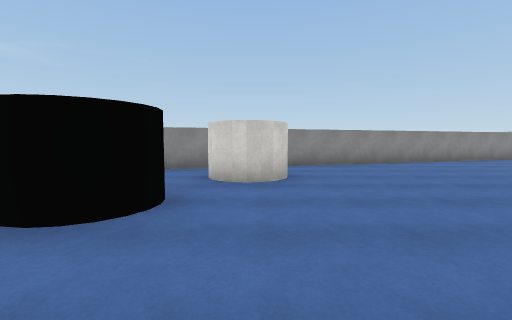
view 1 (above)

18 first-person views from a walk through a 3-D level made in the Unity game engine. The camera is 1.3 m above the floor, tilts 4° down and sees 90° across. Doors are open. The floor is counted in squares, 2 m on a side. Each view is taken from the middle of a square. On the plan, view 1 faces up. The plan holds only what a view shows up to about 9 squares ahead; the rest is blank. The place goes on beyond the plan. Surface patterns are stand-ins for the level's own textures.

view 2
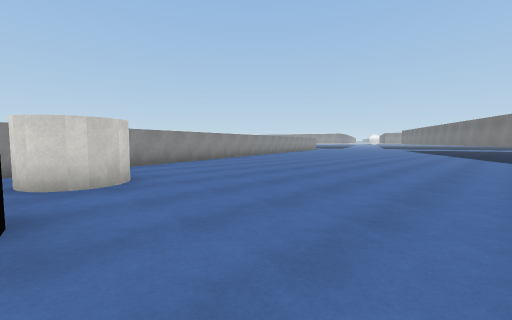

view 3
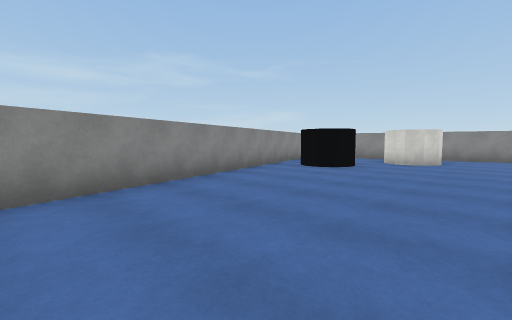

view 4
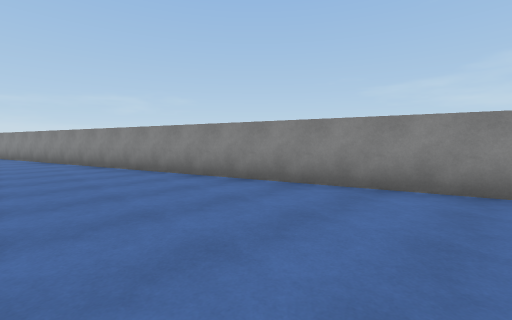

view 5
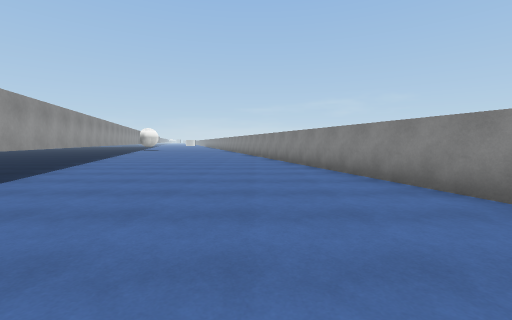

view 6
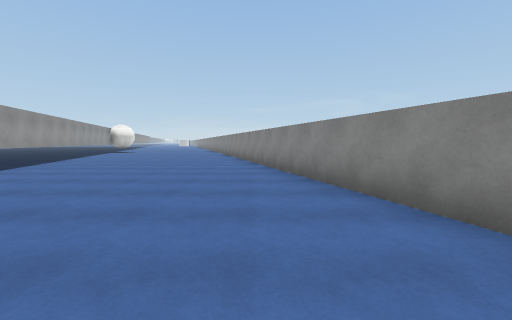

view 7
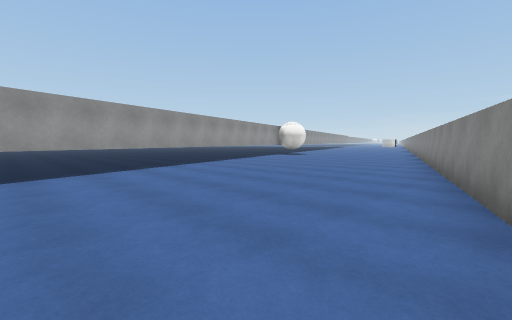

view 8
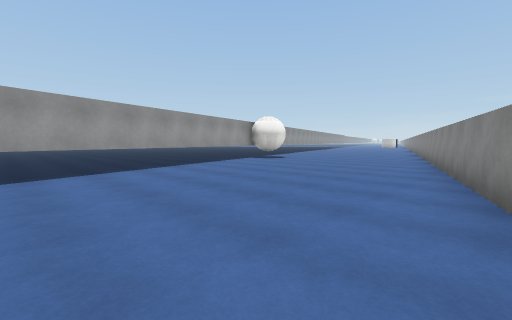

view 9
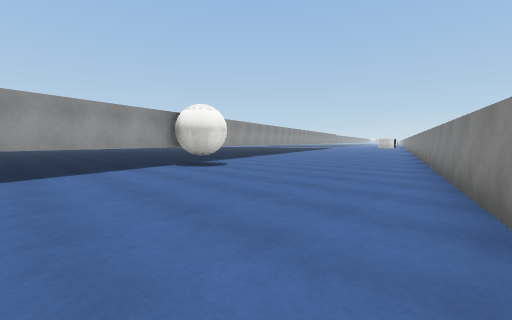

view 10
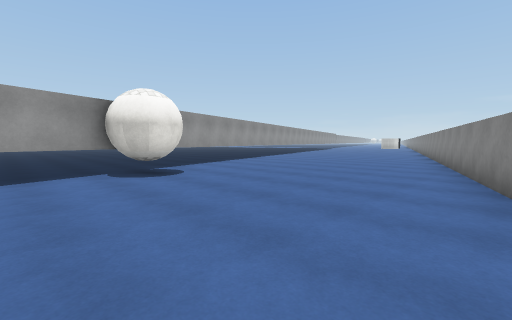

view 11
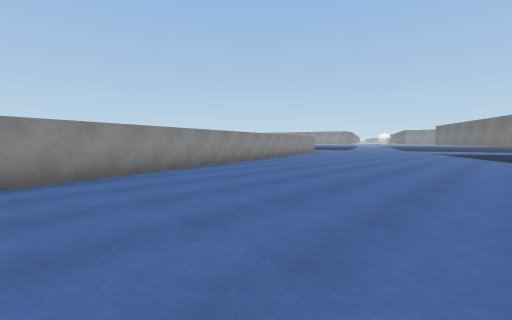

view 12
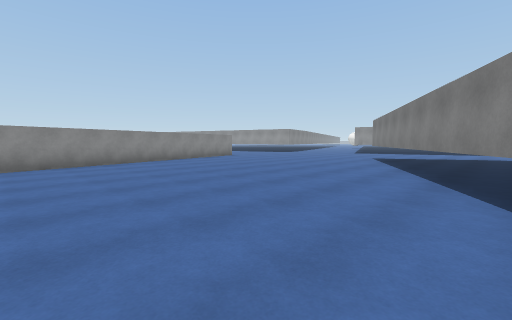

view 13
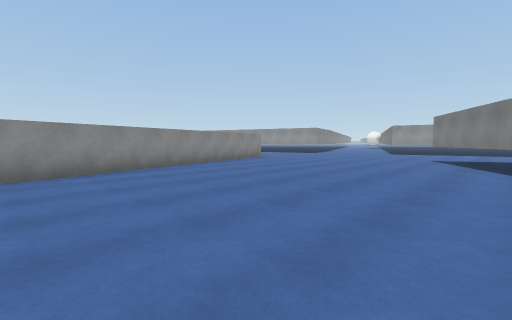

view 14
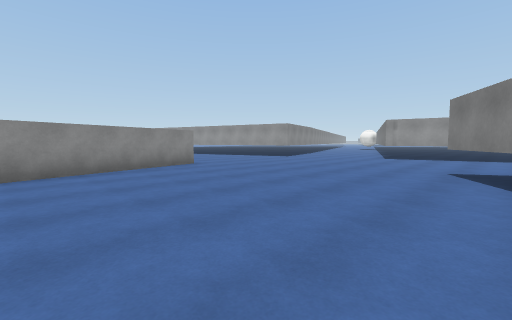

view 15
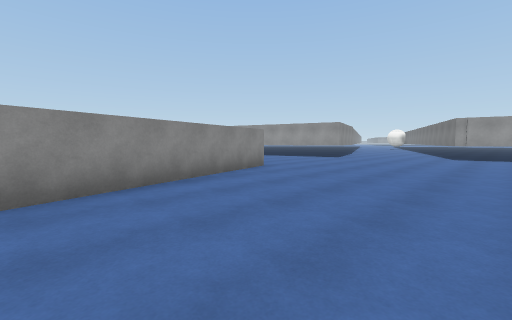

view 16
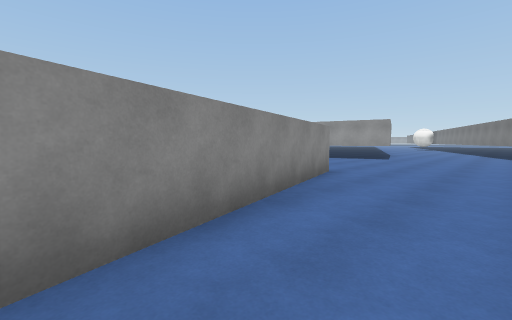

view 17
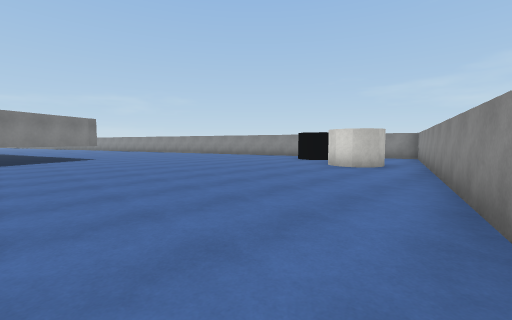

view 18
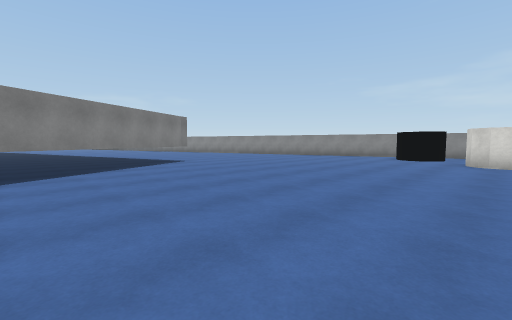

### Floor plan
Key: @ floor where view 1 was taken; # wall or solid block; . floor; D open door.
Columns run from 3 left of view 1 to 25 right of it. Each row starts with its distance up from view 1.
 11                ####........
 10            #####............
  9         ####.................
  8     #####...................#
  7  ####.......................#
  6 ##..........................
  5  ###..................###...
  4   ##................###
  3 ###............DD.###
  2 ##.............DD##
  1 #.............
  0 #..@.........##
 -1 #..........###
 -2 ##.... ..###
 -3  #....  ##
 -4  #....
 -5  ##.....
 -6   #.....
 -7   #......
 -8   #......##
 -9   ##......#
-10    #......#
-11    #......##
-12    ##......#
-13     #......#
-14     #......#
-15     #......##
-16     ##......#
-17      #......#
-18      #......##
-19      ##......#
-20       #......#
-21       #......##
-22       #.......#
-23       ##......#
-24        #.....##
-25        #......
-26        ##......#
-27         #......#
-28         #......#

Where each view was taken, in squares from view 1:
view 1: 0 up, 0 right, facing up
view 2: 0 up, 1 left, facing up-right
view 3: 4 down, 2 right, facing up-left
view 4: 2 down, 2 right, facing down-left
view 5: 4 down, 2 right, facing down
view 6: 8 down, 2 right, facing down
view 7: 13 down, 2 right, facing down-right
view 8: 16 down, 3 right, facing down-right
view 9: 20 down, 4 right, facing down-right
view 10: 22 down, 5 right, facing down-right
view 11: 3 up, 4 right, facing up-right
view 12: 2 up, 10 right, facing up-right
view 13: 4 up, 10 right, facing up-right
view 14: 5 up, 14 right, facing up-right
view 15: 7 up, 13 right, facing up-right
view 16: 9 up, 13 right, facing up-right
view 17: 8 up, 7 right, facing down-left
view 18: 5 up, 9 right, facing down-left
